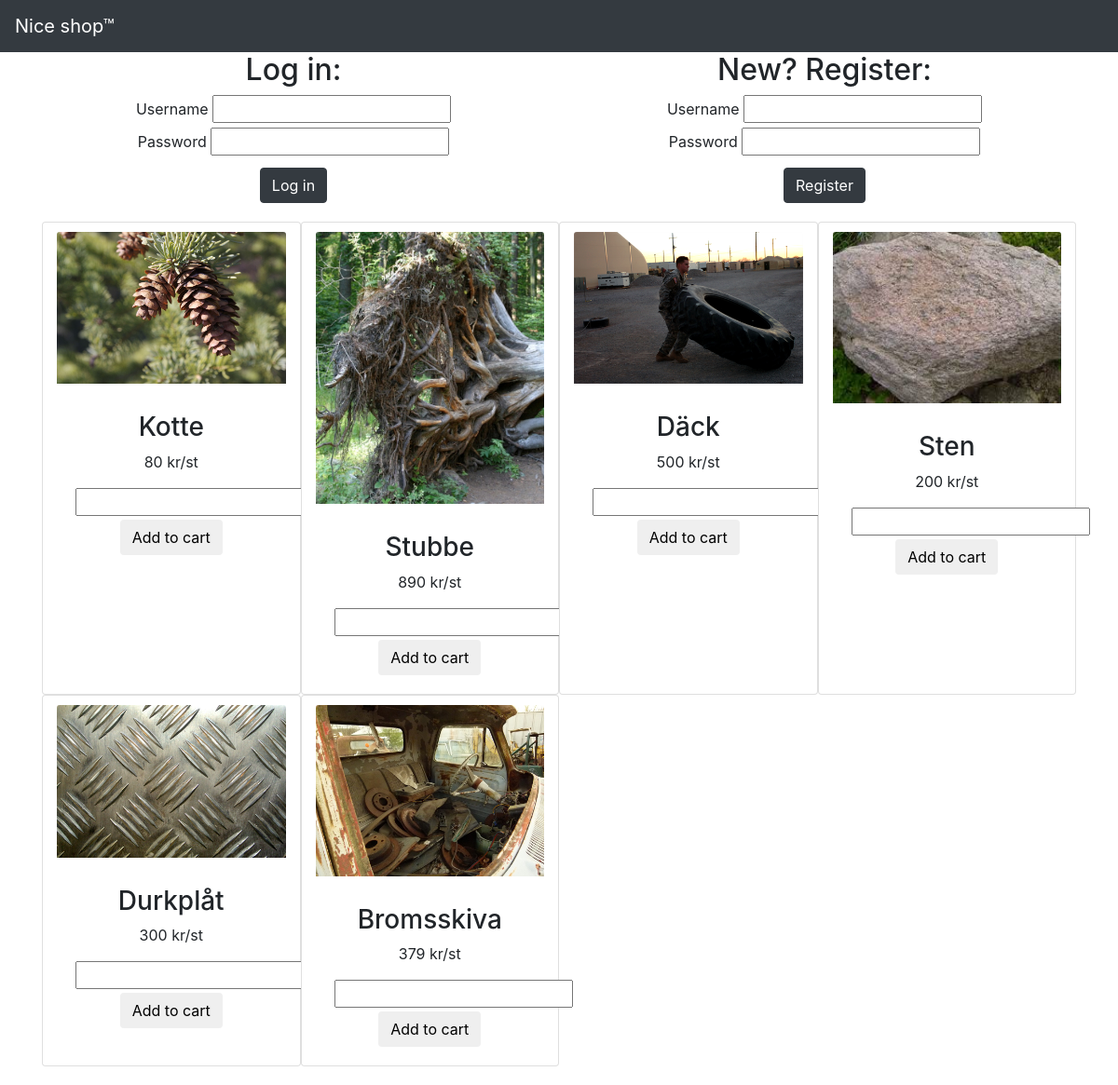
The page / on the database its author committed.
### tables this page shows
CREATE TABLE `products` (
  `product_id` int(11) NOT NULL,
  `product_name` varchar(20) NOT NULL,
  `price` int(11) NOT NULL,
  `image` varchar(50) NOT NULL
);

### index.php (the view, shortened to what this page needs)
<!DOCTYPE html>
<html lang="en">
<head>
    <link rel="stylesheet" href="https://use.fontawesome.com/releases/v5.3.1/css/all.css">
    <link rel="stylesheet" href="https://stackpath.bootstrapcdn.com/bootstrap/4.1.3/css/bootstrap.min.css">
    <link rel="stylesheet" type="text/css" href="css/style.css">
</head>
<body>
<?php
    include("includes/database_connection.php");
?>
<header>
    <nav class="navbar navbar-dark bg-dark">
        <a class="navbar-brand" href="index.php">Nice shop™</a>
    </nav>
</header>
<div class="container">
    <div class="row">
    <?php
        if(isset($_SESSION["username"])){ ?>
            <h2 style="text-align:center;float:left" class="col-6">Hej <?=$_SESSION["username"]?>!</h2>
            <a href="includes/logout.php" style="width:100px;display:block;" class="btn btn-danger mt-1 mx-auto">Log out</a>
        <?php }
        else{ ?>
            <div class="col-6">
                <h2 style="text-align:center">Log in:</h2>
                <form action="includes/login.php" method="POST">
                    <label for="login_username">Username</label>
                    <input type="text" name="username" id="login_username"> <br>
                    <label for="login_password">Password</label>
                    <input type="password" name="password" id="login_password"> <br>
               <input type="submit" class="btn btn-dark" value="Log in">
                </form>
            </div>
            <div class="col-6">
                <h2 style="text-align:center">New? Register:</h2>
                <form action="includes/register.php" method="POST">
                    <label for="register_username">Username</label>
                    <input type="text" name="username" id="register_username"> <br>
                    <label for="register_password">Password</label>
                    <input type="password" name="password" id="register_password"> <br>
                    <input type="submit" class="btn btn-dark" value="Register">
                </form>
            </div>
    <?php } ?>
    </div>
    <div class="row box">
        <?php
        $statement = $pdo->prepare("SELECT * FROM products");
        $statement->execute();
        $fetched_stock = $statement->fetchAll(PDO::FETCH_ASSOC);
        foreach($fetched_stock as $product){
            if(date('N') === 1){
                $newPrice = $product["price"] * 0.5;
            }
            elseif(date('N') === 3){
                $newPrice = $product["price"] * 1.1;
            }
            elseif(date('N') === "5" && $product["price"] > 200){
                $newPrice = $product["price"] - 20;
            }
            else{
                $newPrice = $product["price"];
            }
            ?>
            <div class="card col-6 col-md-4 col-xl-3">
                <img class="card-img-top" src="images/<?=$product['image']?>" alt="<?=$product['product_name']?>">
                <div class="card-body centerText">
					<h3 class="card-text"><?=$product["product_name"]?></h3>
					<p class="card-text"><?=$newPrice?> kr/st</p>
                    <form action="includes/add-to-cart.php" method="POST">
                        <input type="number" class="centerText" name="product_amount"/>
                        <input class="btn mt-1" type="submit" name="submit" value="Add to cart">
                    </form>
                </div>
            </div>
        <?php
        } ?>
    </div>
</div>
</body>
</html>

### css/style.css (style rules this page uses)
form { text-align: center; margin: 0 auto; }
.box { margin: 20px auto; }
.card-img-top { margin: 10px auto; }
.centerText { text-align: center; }

### rows shown on the page
products: image (picture), product_name "Kotte", price "80"
products: image (picture), product_name "Stubbe", price "890"
products: image (picture), product_name "Däck", price "500"
products: image (picture), product_name "Sten", price "200"
products: image (picture), product_name "Durkplåt", price "300"
products: image (picture), product_name "Bromsskiva", price "379"
